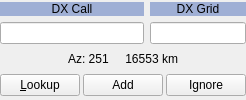
              <widget class="QWidget" name="DX_controls_widget" native="true">
               <property name="sizePolicy">
                <sizepolicy hsizetype="Expanding" vsizetype="Fixed">
                 <horstretch>0</horstretch>
                 <verstretch>0</verstretch>
                </sizepolicy>
               </property>
               <property name="minimumSize">
                <size>
                 <width>0</width>
                 <height>0</height>
                </size>
               </property>
               <layout class="QVBoxLayout" name="verticalLayout_110">
                <property name="leftMargin">
                 <number>0</number>
                </property>
                <property name="topMargin">
                 <number>0</number>
                </property>
                <property name="rightMargin">
                 <number>0</number>
                </property>
                <property name="bottomMargin">
                 <number>1</number>
                </property>
                <item>
                 <layout class="QGridLayout" name="DXCall_gridLayout" columnstretch="3,2">
                  <item row="0" column="0">
                   <widget class="QPushButton" name="DX_Call_Button">
                    <property name="sizePolicy">
                     <sizepolicy hsizetype="Preferred" vsizetype="Preferred">
                      <horstretch>0</horstretch>
                      <verstretch>0</verstretch>
                     </sizepolicy>
                    </property>
                    <property name="minimumSize">
                     <size>
                      <width>0</width>
                      <height>0</height>
                     </size>
                    </property>
                    <property name="focusPolicy">
                     <enum>Qt::StrongFocus</enum>
                    </property>
                    <property name="toolTip">
                     <string>&lt;html&gt;&lt;head/&gt;&lt;body&gt;&lt;p&gt;Toggle Wait &amp;amp; Call On/Off. Right-click to clear the DX Call box.&lt;/p&gt;&lt;/body&gt;&lt;/html&gt;</string>
                    </property>
                    <property name="styleSheet">
                     <string notr="true">QPushButton {
	background-color: #9fafd5;
    border: none;
}</string>
                    </property>
                    <property name="text">
                     <string>DX Call</string>
                    </property>
                    <property name="checkable">
                     <bool>true</bool>
                    </property>
                   </widget>
                  </item>
                  <item row="1" column="1">
                   <widget class="QLineEdit" name="dxGridEntry">
                    <property name="toolTip">
                     <string>Locator of station to be worked</string>
                    </property>
                    <property name="text">
                     <string/>
                    </property>
                    <property name="alignment">
                     <set>Qt::AlignCenter</set>
                    </property>
                   </widget>
                  </item>
                  <item row="0" column="1">
                   <widget class="QLabel" name="label_4">
                    <property name="sizePolicy">
                     <sizepolicy hsizetype="Preferred" vsizetype="Fixed">
                      <horstretch>0</horstretch>
                      <verstretch>0</verstretch>
                     </sizepolicy>
                    </property>
                    <property name="palette">
                     <palette>
                      <active>
                       <colorrole role="Base">
                        <brush brushstyle="SolidPattern">
                         <color alpha="255">
                          <red>252</red>
                          <green>252</green>
                          <blue>252</blue>
                         </color>
                        </brush>
                       </colorrole>
                       <colorrole role="Window">
                        <brush brushstyle="SolidPattern">
                         <color alpha="255">
                          <red>159</red>
                          <green>175</green>
                          <blue>213</blue>
                         </color>
                        </brush>
                       </colorrole>
                      </active>
                      <inactive>
                       <colorrole role="Base">
                        <brush brushstyle="SolidPattern">
                         <color alpha="255">
                          <red>252</red>
                          <green>252</green>
                          <blue>252</blue>
                         </color>
                        </brush>
                       </colorrole>
                       <colorrole role="Window">
                        <brush brushstyle="SolidPattern">
                         <color alpha="255">
                          <red>159</red>
                          <green>175</green>
                          <blue>213</blue>
                         </color>
                        </brush>
                       </colorrole>
                      </inactive>
                      <disabled>
                       <colorrole role="Base">
                        <brush brushstyle="SolidPattern">
                         <color alpha="255">
                          <red>159</red>
                          <green>175</green>
                          <blue>213</blue>
                         </color>
                        </brush>
                       </colorrole>
                       <colorrole role="Window">
                        <brush brushstyle="SolidPattern">
                         <color alpha="255">
                          <red>159</red>
                          <green>175</green>
                          <blue>213</blue>
                         </color>
                        </brush>
                       </colorrole>
                      </disabled>
                     </palette>
                    </property>
                    <property name="autoFillBackground">
                     <bool>true</bool>
                    </property>
                    <property name="text">
                     <string>DX Grid</string>
                    </property>
                    <property name="alignment">
                     <set>Qt::AlignCenter</set>
                    </property>
                    <property name="margin">
                     <number>5</number>
                    </property>
                    <property name="indent">
                     <number>2</number>
                    </property>
                    <property name="buddy">
                     <cstring>dxGridEntry</cstring>
                    </property>
                   </widget>
                  </item>
                  <item row="1" column="0">
                   <widget class="QLineEdit" name="dxCallEntry">
                    <property name="toolTip">
                     <string>Callsign of station to be worked</string>
                    </property>
                    <property name="text">
                     <string/>
                    </property>
                    <property name="alignment">
                     <set>Qt::AlignCenter</set>
                    </property>
                   </widget>
                  </item>
                 </layout>
                </item>
                <item>
                 <widget class="QLabel" name="labAz">
                  <property name="sizePolicy">
                   <sizepolicy hsizetype="Preferred" vsizetype="Fixed">
                    <horstretch>0</horstretch>
                    <verstretch>0</verstretch>
                   </sizepolicy>
                  </property>
                  <property name="autoFillBackground">
                   <bool>true</bool>
                  </property>
                  <property name="text">
                   <string>Az: 251     16553 km</string>
                  </property>
                  <property name="alignment">
                   <set>Qt::AlignCenter</set>
                  </property>
                  <property name="indent">
                   <number>4</number>
                  </property>
                 </widget>
                </item>
                <item>
                 <layout class="QHBoxLayout" name="lookup_control_layout" stretch="0,0,0">
                  <property name="spacing">
                   <number>3</number>
                  </property>
                  <item>
                   <widget class="QPushButton" name="lookupButton">
                    <property name="sizePolicy">
                     <sizepolicy hsizetype="Expanding" vsizetype="Fixed">
                      <horstretch>0</horstretch>
                      <verstretch>0</verstretch>
                     </sizepolicy>
                    </property>
                    <property name="minimumSize">
                     <size>
                      <width>50</width>
                      <height>0</height>
                     </size>
                    </property>
                    <property name="focusPolicy">
                     <enum>Qt::StrongFocus</enum>
                    </property>
                    <property name="toolTip">
                     <string>&lt;html&gt;&lt;head/&gt;&lt;body&gt;&lt;p&gt;Search for callsign in database. &lt;br&gt;Right-click searches for callsign on QRZ.com.&lt;/p&gt;&lt;/body&gt;&lt;/html&gt;</string>
                    </property>
                    <property name="text">
                     <string>&amp;Lookup</string>
                    </property>
                   </widget>
                  </item>
                  <item>
                   <widget class="QPushButton" name="addButton">
                    <property name="sizePolicy">
                     <sizepolicy hsizetype="Expanding" vsizetype="Fixed">
                      <horstretch>0</horstretch>
                      <verstretch>0</verstretch>
                     </sizepolicy>
                    </property>
                    <property name="minimumSize">
                     <size>
                      <width>40</width>
                      <height>0</height>
                     </size>
                    </property>
                    <property name="focusPolicy">
                     <enum>Qt::StrongFocus</enum>
                    </property>
                    <property name="toolTip">
                     <string>&lt;html&gt;&lt;head/&gt;&lt;body&gt;&lt;p&gt;Add callsign and locator to database. &lt;br&gt;Right-click searches for callsign on hamqth.com.&lt;/p&gt;&lt;/body&gt;&lt;/html&gt;</string>
                    </property>
                    <property name="text">
                     <string>Add</string>
                    </property>
                   </widget>
                  </item>
                  <item>
                   <widget class="QPushButton" name="ignoreButton">
                    <property name="minimumSize">
                     <size>
                      <width>50</width>
                      <height>0</height>
                     </size>
                    </property>
                    <property name="focusPolicy">
                     <enum>Qt::StrongFocus</enum>
                    </property>
                    <property name="toolTip">
                     <string>&lt;html&gt;&lt;head/&gt;&lt;body&gt;&lt;p&gt;Put callsign on the Ignore List.&lt;br&gt;Right-click searches for callsign on qrzcq.com.&lt;/p&gt;&lt;/body&gt;&lt;/html&gt;</string>
                    </property>
                    <property name="text">
                     <string>Ignore</string>
                    </property>
                   </widget>
                  </item>
                 </layout>
                </item>
               </layout>
              </widget>
